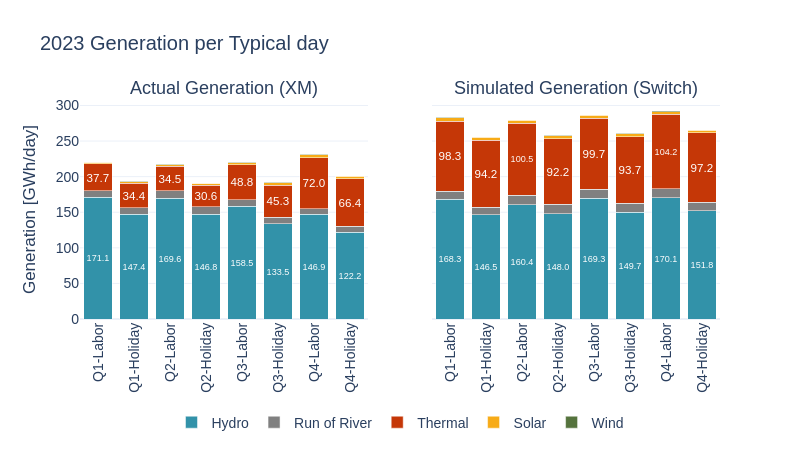

Notebook code cell kept with this figure:
### Code cell
sw.dispatch.plot_generation_per_typical_day(gen_res, gen_disp)

### Figure 1 — Plotly figure (JSON) as saved in the notebook; plotly's stock layout.template omitted (floating-point values rounded to 4 significant figures)
{"data": [{"insidetextanchor": "middle", "marker": {"color": "#3292A9"}, "name": "Hydro", "text": ["171.1", "147.4", "169.6", "146.8", "158.5", "133.5", "146.9", "122.2"], "textangle": 0, "textposition": "inside", "texttemplate": "%{text}", "type": "bar", "x": ["Q1-Labor", "Q1-Holiday", "Q2-Labor", "Q2-Holiday", "Q3-Labor", "Q3-Holiday", "Q4-Labor", "Q4-Holiday"], "xaxis": "x", "y": [171.1, 147.4, 169.6, 146.8, 158.5, 133.5, 146.9, 122.2], "yaxis": "y"}, {"insidetextanchor": "middle", "marker": {"color": "#808080"}, "name": "Run of River", "text": ["", "", "", "", "", "", "", ""], "textangle": 0, "textposition": "inside", "texttemplate": "%{text}", "type": "bar", "x": ["Q1-Labor", "Q1-Holiday", "Q2-Labor", "Q2-Holiday", "Q3-Labor", "Q3-Holiday", "Q4-Labor", "Q4-Holiday"], "xaxis": "x", "y": [8.928, 8.913, 10.5, 10.77, 9.243, 9.362, 7.85, 8.153], "yaxis": "y"}, {"insidetextanchor": "middle", "marker": {"color": "#C53707"}, "name": "Thermal", "text": ["37.7", "34.4", "34.5", "30.6", "48.8", "45.3", "72.0", "66.4"], "textangle": 0, "textposition": "inside", "texttemplate": "%{text}", "type": "bar", "x": ["Q1-Labor", "Q1-Holiday", "Q2-Labor", "Q2-Holiday", "Q3-Labor", "Q3-Holiday", "Q4-Labor", "Q4-Holiday"], "xaxis": "x", "y": [37.73, 34.43, 34.5, 30.58, 48.8, 45.28, 71.98, 66.44], "yaxis": "y"}, {"insidetextanchor": "middle", "marker": {"color": "#F7AB17"}, "name": "Solar", "text": ["", "", "", "", "", "", "", ""], "textangle": 0, "textposition": "inside", "texttemplate": "%{text}", "type": "bar", "x": ["Q1-Labor", "Q1-Holiday", "Q2-Labor", "Q2-Holiday", "Q3-Labor", "Q3-Holiday", "Q4-Labor", "Q4-Holiday"], "xaxis": "x", "y": [2.224, 2.192, 2.307, 2.207, 3.158, 3.122, 4.321, 3.938], "yaxis": "y"}, {"insidetextanchor": "middle", "marker": {"color": "#55733D"}, "name": "Wind", "text": ["", "", "", "", "", "", "", ""], "textangle": 0, "textposition": "inside", "texttemplate": "%{text}", "type": "bar", "x": ["Q1-Labor", "Q1-Holiday", "Q2-Labor", "Q2-Holiday", "Q3-Labor", "Q3-Holiday", "Q4-Labor", "Q4-Holiday"], "xaxis": "x", "y": [0.5147, 0.5072, 0.5385, 0.4895, 0.5042, 0.5134, 0.3709, 0.3365], "yaxis": "y"}, {"insidetextanchor": "middle", "marker": {"color": "#3292A9"}, "name": "Hydro", "showlegend": false, "text": ["168.3", "146.5", "160.4", "148.0", "169.3", "149.7", "170.1", "151.8"], "textangle": 0, "textposition": "inside", "texttemplate": "%{text:.1f}", "type": "bar", "x": ["Q1-Labor", "Q1-Holiday", "Q2-Labor", "Q2-Holiday", "Q3-Labor", "Q3-Holiday", "Q4-Labor", "Q4-Holiday"], "xaxis": "x2", "y": [168.3, 146.5, 160.4, 148.0, 169.3, 149.7, 170.1, 151.8], "yaxis": "y2"}, {"insidetextanchor": "middle", "marker": {"color": "#808080"}, "name": "Run of River", "showlegend": false, "text": ["", "", "", "", "", "", "", ""], "textangle": 0, "textposition": "inside", "texttemplate": "%{text:.1f}", "type": "bar", "x": ["Q1-Labor", "Q1-Holiday", "Q2-Labor", "Q2-Holiday", "Q3-Labor", "Q3-Holiday", "Q4-Labor", "Q4-Holiday"], "xaxis": "x2", "y": [11.47, 10.52, 13.81, 13.25, 12.98, 12.88, 13.06, 12.31], "yaxis": "y2"}, {"insidetextanchor": "middle", "marker": {"color": "#C53707"}, "name": "Thermal", "showlegend": false, "text": ["98.3", "94.2", "100.5", "92.2", "99.7", "93.7", "104.2", "97.2"], "textangle": 0, "textposition": "inside", "texttemplate": "%{text:.1f}", "type": "bar", "x": ["Q1-Labor", "Q1-Holiday", "Q2-Labor", "Q2-Holiday", "Q3-Labor", "Q3-Holiday", "Q4-Labor", "Q4-Holiday"], "xaxis": "x2", "y": [98.29, 94.18, 100.5, 92.21, 99.66, 93.7, 104.2, 97.22], "yaxis": "y2"}, {"insidetextanchor": "middle", "marker": {"color": "#F7AB17"}, "name": "Solar", "showlegend": false, "text": ["", "", "", "", "", "", "", ""], "textangle": 0, "textposition": "inside", "texttemplate": "%{text:.1f}", "type": "bar", "x": ["Q1-Labor", "Q1-Holiday", "Q2-Labor", "Q2-Holiday", "Q3-Labor", "Q3-Holiday", "Q4-Labor", "Q4-Holiday"], "xaxis": "x2", "y": [4.581, 4.111, 4.322, 3.811, 4.179, 3.741, 4.049, 3.626], "yaxis": "y2"}, {"insidetextanchor": "middle", "marker": {"color": "#55733D"}, "name": "Wind", "showlegend": false, "text": ["", "", "", "", "", "", "", ""], "textangle": 0, "textposition": "inside", "texttemplate": "%{text:.1f}", "type": "bar", "x": ["Q1-Labor", "Q1-Holiday", "Q2-Labor", "Q2-Holiday", "Q3-Labor", "Q3-Holiday", "Q4-Labor", "Q4-Holiday"], "xaxis": "x2", "y": [0.9594, 0.853, 0.9362, 0.8237, 0.9271, 0.8258, 0.8784, 0.7805], "yaxis": "y2"}], "layout": {"annotations": [{"font": {"size": 18}, "showarrow": false, "text": "Actual Generation (XM)", "x": 0.225, "xanchor": "center", "xref": "paper", "y": 1, "yanchor": "bottom", "yref": "paper"}, {"font": {"size": 18}, "showarrow": false, "text": "Simulated Generation (Switch)", "x": 0.775, "xanchor": "center", "xref": "paper", "y": 1, "yanchor": "bottom", "yref": "paper"}], "barmode": "stack", "font": {"family": "Arial", "size": 14}, "height": 450, "legend": {"orientation": "h", "traceorder": "normal", "x": 0.5, "xanchor": "center", "y": -0.4}, "title": {"text": "2023 Generation per Typical day"}, "width": 800, "xaxis": {"anchor": "y", "domain": [0, 0.45], "tickangle": -90}, "xaxis2": {"anchor": "y2", "domain": [0.55, 1], "tickangle": -90}, "yaxis": {"anchor": "x", "domain": [0, 1], "title": {"text": "Generation [GWh/day]"}}, "yaxis2": {"anchor": "x2", "domain": [0, 1], "matches": "y", "showticklabels": false}}}
